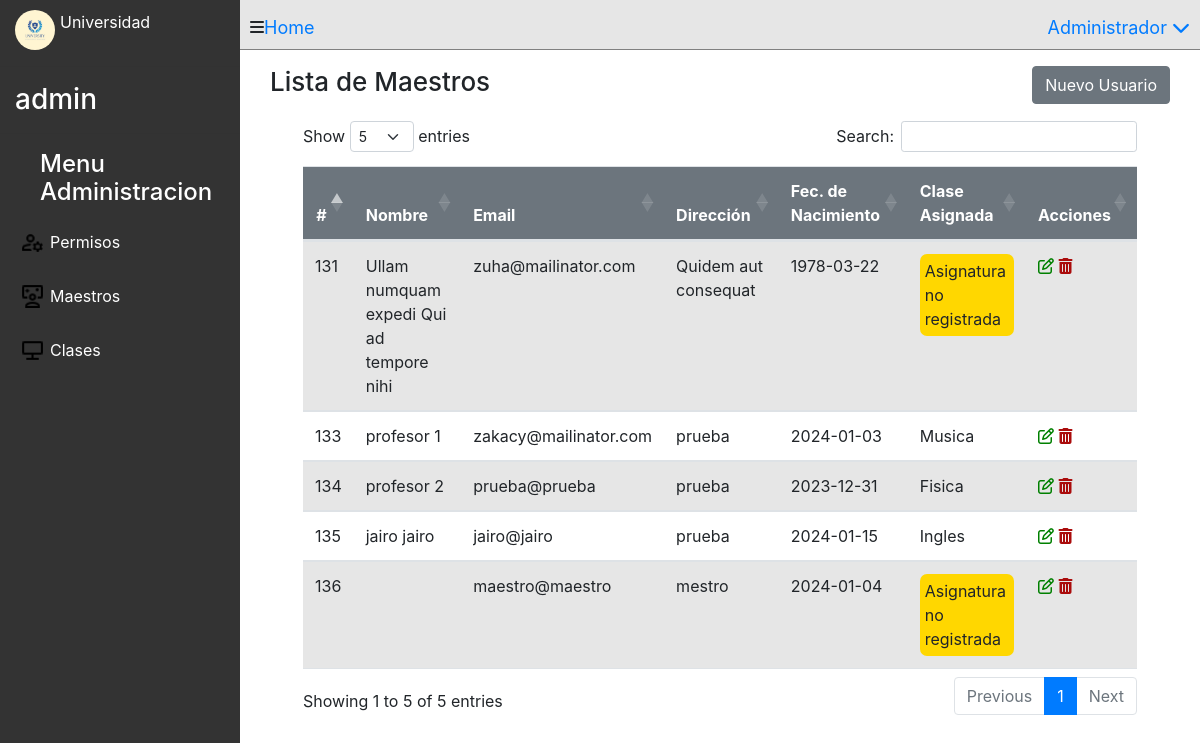
Page /index.php?controller=UserController&action=index (signed in) on the committed database.
### tables this page shows
CREATE TABLE `usuarios` (
  `id` int(11) NOT NULL,
  `nombre` varchar(150) NOT NULL,
  `apellido` varchar(100) NOT NULL,
  `email` varchar(100) NOT NULL,
  `password` varchar(100) NOT NULL,
  `estado` tinyint(4) NOT NULL DEFAULT 1,
  `direccion` varchar(150) NOT NULL,
  `nacimiento` date NOT NULL,
  `rol_id` int(11) NOT NULL,
  `asignatura_id` int(11) DEFAULT NULL
);

CREATE TABLE `asignaturas` (
  `id` int(11) NOT NULL,
  `asignatura` varchar(50) DEFAULT NULL,
  `profesor_id` varchar(30) DEFAULT NULL
);

### Controllers/UserController.php (called while the page is built, shortened)
<?php
class UserController
{
    public function index()
    {
        $clientes = new Usuario;
        $data = $clientes->SelectAll();
        require_once $_SERVER['DOCUMENT_ROOT'] . '/Views/table.php';
    }
}

### Models/Database.php (called while the page is built, shortened)
<?php
class Database
{
    private $conn;
    public function __construct()
    {
        $this->hostname = HOST_NAME;
        $this->username = USER_NAME;
        $this->password = PASSWORD;
        $this->dbname = DB_NAME;
        $this->conn = new \PDO("mysql:host=$this->hostname;dbname=$this->dbname", $this->username, $this->password);
    }
    function getConn()
    {
        return $this->conn;
    }
}

### Models/Usuario.php (called while the page is built, shortened)
<?php
class Usuario
{
    private $conexion;
    public function __construct()
    {
        $database = new Database;
        $this->conexion = $database->getConn();
    }
    public function SelectAll()
    {
        $query = 'SELECT usuarios.id, usuarios.nombre, usuarios.apellido, usuarios.email, usuarios.direccion, usuarios.nacimiento, asignaturas.asignatura FROM `usuarios`
        LEFT JOIN asignaturas ON asignaturas.id = usuarios.asignatura_id
        WHERE rol_id =2';
        try {
            $stm = $this->conexion->prepare($query);
            $stm->execute();
            $rs = $stm->fetchAll(\PDO::FETCH_ASSOC);
            return $rs;
        } catch (\PDOException $e) {
            echo $e->getMessage();
        }
    }
}

### Views/table.php (the view, shortened to what this page needs)
<!DOCTYPE html>
<html lang="en">
<head>
    <link rel="stylesheet" href="https://cdn.jsdelivr.net/npm/bootstrap@5.2.2/dist/css/bootstrap.min.css">
    <link rel="stylesheet" href="https://cdn.datatables.net/1.12.1/css/dataTables.bootstrap5.min.css">
</head>
<body>
    <div class="container my-10 ml-10">
    <div class="container">
    <div class="row justify-content-between mb-3 mt-3"  >
        <div class="col-6">
            <h2 class="titulo">Lista de Maestros</h2>
        </div>
        <div class="col-6 text-right">
            <button type="button" class="btn btn-secondary" data-bs-toggle="modal" data-bs-target="#exampleModal">
                Nuevo Usuario
            </button>
        </div>
    </div>
</div>
    </div>
    <div class="row ml-5 mr-5 tabla">
        <div class="col-12">
            <table id="datatable_users" class="table table-striped ">
                <thead class="bg-secondary text-white">
                    <tr>
                        <th class="text-center">#</th>
                        <th>Nombre</th>
                        <th>Email</th>
                        <th>Dirección</th>
                        <th>Fec. de Nacimiento</th>
                        <th>Clase Asignada</th>
                        <th>Acciones</th>
                    </tr>
                </thead>
                <tbody>
                    <?php foreach ($data as $usuario) : ?>
                        <tr>
                            <td><?= $usuario['id'] ?></td>
                            <td><?= $usuario['nombre'] ?> <?= $usuario['apellido'] ?></td>
                            <td><?= $usuario['email'] ?></td>
                            <td><?= $usuario['direccion'] ?></td>
                            <td><?= $usuario['nacimiento'] ?></td>
                            <td><?php
                                if (empty($usuario['asignatura'])) {
                                    echo '<div style="display: inline-block; background-color: gold; padding: 5px;  border-radius: 7px">Asignatura no registrada</div>';
                                } else {
                                    echo $usuario['asignatura'];
                                }
                                ?></td>
                            <td>
                                <link href="https://stackpath.bootstrapcdn.com/bootstrap/4.5.2/css/bootstrap.min.css" rel="stylesheet">
                                <a href="#" data-toggle="modal" data-target="#actualizarUsuario<?= $usuario['id'] ?>" class="fa-regular fa-pen-to-square" style="color: green;"></a>
                                <a href="../index.php?controller=UserController&action=destroy&id=<?= $usuario['id'] ?>" class="fa-solid fa-trash-can " style="color: rgb(170, 11, 11);;"></a>
                            </td>
                        </tr>
                    <?php endforeach; ?>
                </tbody>
            </table>
        </div>
    </div>
</body>
</html>

### assets/styles/board.css (style rules this page uses)
body { margin: 0; font-family: Arial, sans-serif; display: flex; background-color: rgb(227, 222, 222); }
.titulo { font-size: 26px; }

### Views/table.php (style rules this page uses)
.table { width: 95%; margin: 20px auto; padding: 0; }

### rows in the picture
usuarios: id "131", nombre "Ullam numquam expedi", apellido "Qui ad tempore nihi", email "zuha@mailinator.com", direccion "Quidem aut consequat", nacimiento "1978-03-22", shows "Asignatura no registrada"
usuarios: id "133", nombre "profesor", apellido "1", email "zakacy@mailinator.com", direccion "prueba", nacimiento "2024-01-03", asignatura.asignatura "Musica"
usuarios: id "134", nombre "profesor", apellido "2", email "prueba@prueba", direccion "prueba", nacimiento "2023-12-31", asignatura.asignatura "Fisica"
usuarios: id "135", nombre "jairo", apellido "jairo", email "jairo@jairo", direccion "prueba", nacimiento "2024-01-15", asignatura.asignatura "Ingles"
usuarios: id "136", email "maestro@maestro", direccion "mestro", nacimiento "2024-01-04", shows "Asignatura no registrada"

### other values in the picture
$key "Permisos"
$key "Maestros"
$key "Clases"
